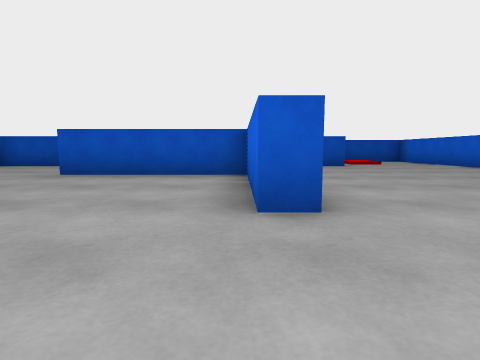
view 1 (above)

17 first-person views from a walk through a Unity game level. The camera is 0.49 m above the floor, tilts 6° down and sees 80° across. The floor is counted in squares, 1 m on a side. Each view is taken from the middle of a square. On the plan, view 1 faces up. The plan holds only what a view shows up to about 9 squares ahead; the rest is blank.

view 2
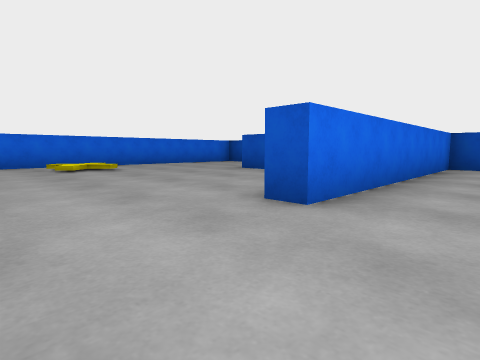

view 3
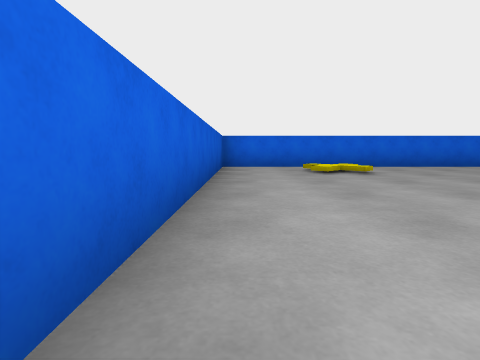

view 4
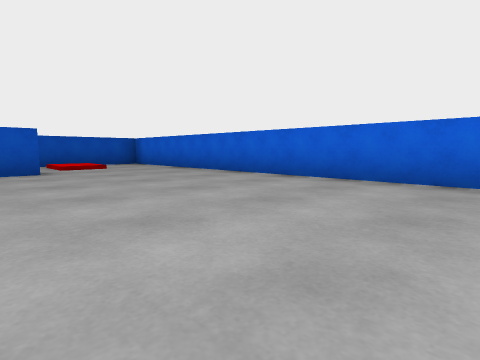

view 5
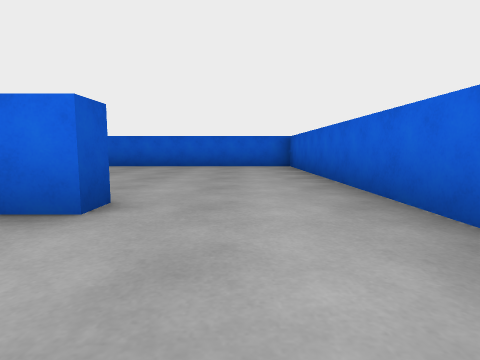

view 6
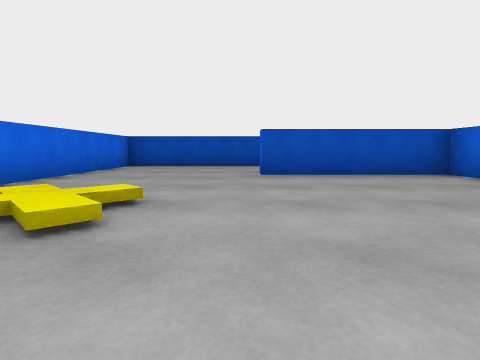

view 7
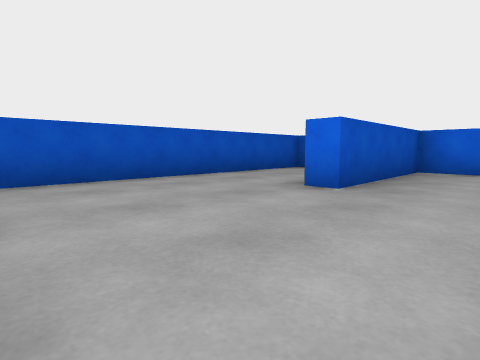

view 8
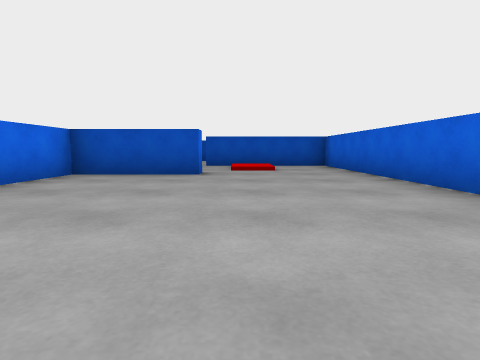

view 9
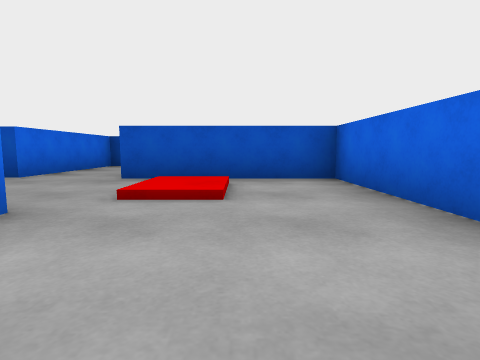

view 10
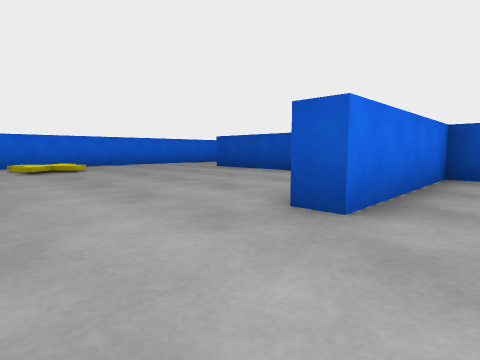

view 11
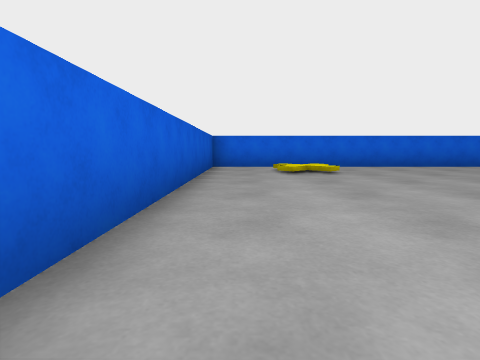

view 12
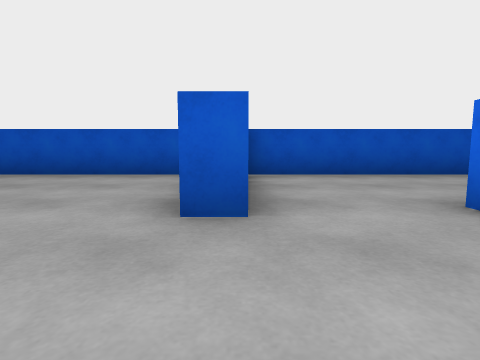

view 13
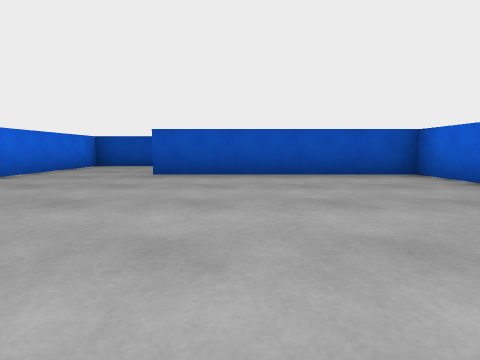

view 14
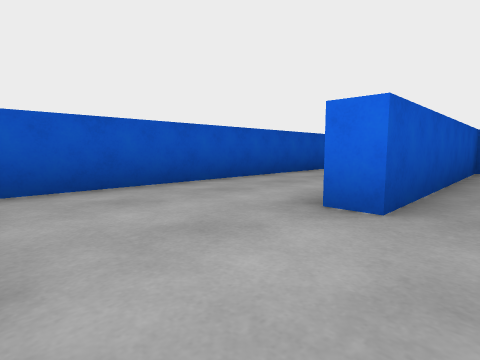

view 15
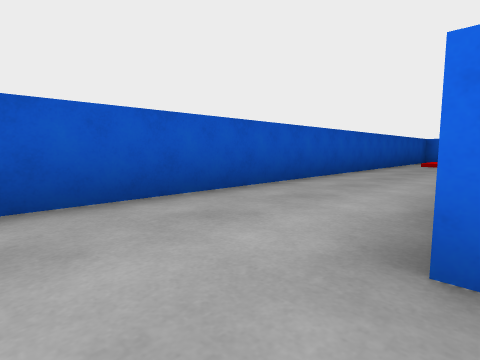

view 16
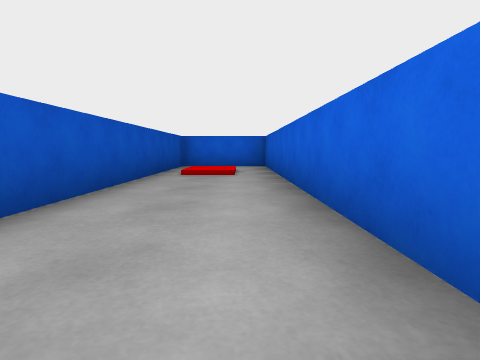

view 17
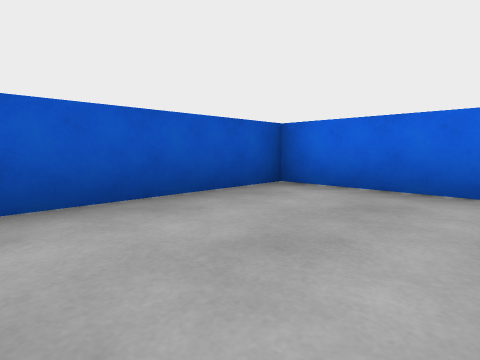

### Floor plan
Key: @ floor where view 1 was taken; # wall or solid block; . floor; / step, stairs or slope.
Columns run from 8 left of view 1 to 7 right of it. Each row starts with its distance up from view 1.
 19 ################
 18 #...........//.#
 17 #...........//.#
 16 #...############
 15 #........#.....#
 14 #........#.....#
 13 #........#.....#
 12 #.//.......#####
 11 #.//........//.#
 10 #...........//.#
  9 ############...#
  8 #.......#......#
  7 #.......#......#
  6 #....####......#
  5 #.......#......#
  4 #.......#......#
  3 #.//....#......#
  2 #.//...........#
  1 #..............#
  0 #.......@......#
 -1 ################

Where each view was taken, in squares from view 1:
view 1: 0 up, 0 right, facing up
view 2: 0 up, 2 right, facing up-left
view 3: 0 up, 1 right, facing left
view 4: 2 up, 2 right, facing up-right
view 5: 1 up, 2 left, facing right
view 6: 0 up, 4 left, facing up
view 7: 4 up, 7 left, facing up-right
view 8: 3 up, 4 right, facing up
view 9: 7 up, 5 right, facing up
view 10: 10 up, 2 right, facing up-left
view 11: 10 up, 1 right, facing left
view 12: 10 up, 1 right, facing up
view 13: 10 up, 3 left, facing up
view 14: 15 up, 7 left, facing up-right
view 15: 16 up, 6 left, facing up-right
view 16: 17 up, 2 left, facing right
view 17: 13 up, 3 right, facing up-right
